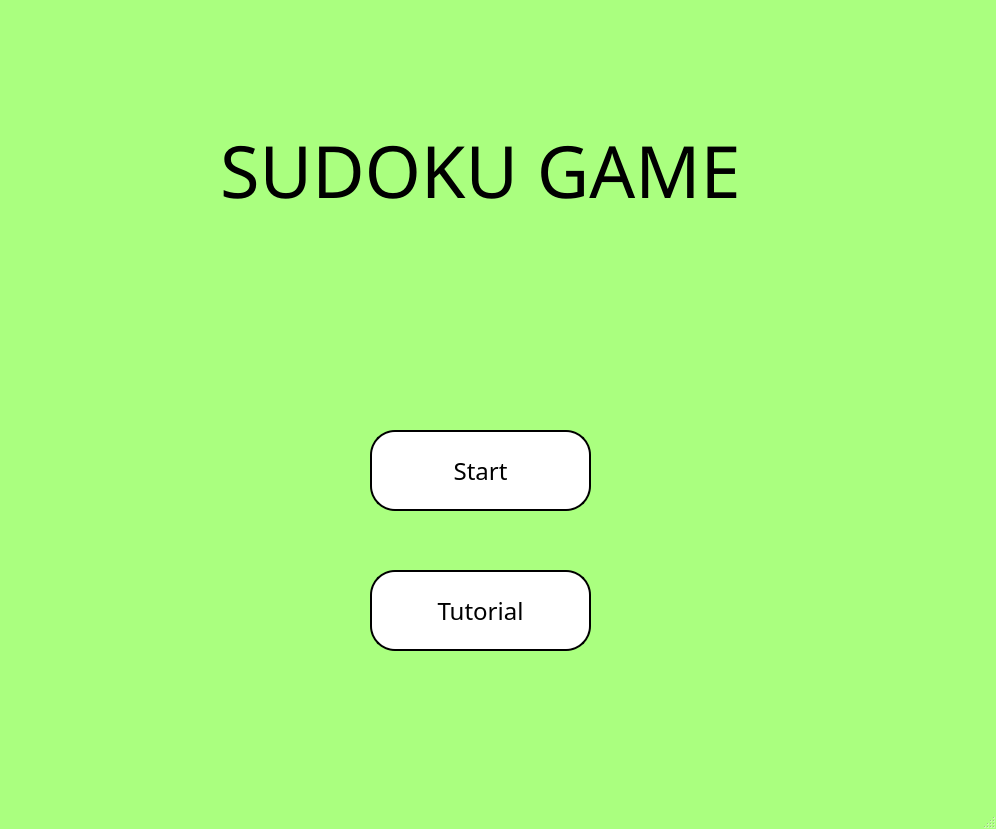
<?xml version="1.0" encoding="UTF-8"?>
<ui version="4.0">
 <class>MainWindow</class>
 <widget class="QMainWindow" name="MainWindow">
  <property name="geometry">
   <rect>
    <x>0</x>
    <y>0</y>
    <width>996</width>
    <height>829</height>
   </rect>
  </property>
  <property name="windowTitle">
   <string>MainWindow</string>
  </property>
  <property name="styleSheet">
   <string notr="true">QMainWindow{
background-color: rgb(170, 255, 127);
}</string>
  </property>
  <widget class="QWidget" name="centralwidget">
   <widget class="QPushButton" name="pushButton_Start">
    <property name="geometry">
     <rect>
      <x>370</x>
      <y>430</y>
      <width>221</width>
      <height>81</height>
     </rect>
    </property>
    <property name="styleSheet">
     <string notr="true">QPushButton {
	selection-color: rgb(0, 0, 0);
	background-color: rgb(255, 255, 255);
	border-width:2px;
	border-style:solid;
	border-color: rgb(0, 0, 0);
	border-radius:25px;
	font:century gothic;
	font-size:24px;
}

QPushButton:hover{
	color: rgb(255, 255, 255);
	background-color: rgb(218, 218, 218);
	border-color: rgb(255, 255, 255);
}

</string>
    </property>
    <property name="text">
     <string>Start</string>
    </property>
   </widget>
   <widget class="QPushButton" name="pushButton_tutorial">
    <property name="geometry">
     <rect>
      <x>370</x>
      <y>570</y>
      <width>221</width>
      <height>81</height>
     </rect>
    </property>
    <property name="styleSheet">
     <string notr="true">QPushButton {
	selection-color: rgb(0, 0, 0);
	background-color: rgb(255, 255, 255);
	border-width:2px;
	border-style:solid;
	border-color: rgb(0, 0, 0);
	border-radius:25px;
	font:century gothic;
	font-size:24px;
}

QPushButton:hover{
	color: rgb(255, 255, 255);
	background-color: rgb(218, 218, 218);
	border-color: rgb(255, 255, 255);
}
</string>
    </property>
    <property name="text">
     <string>Tutorial</string>
    </property>
   </widget>
   <widget class="QLabel" name="label_title">
    <property name="geometry">
     <rect>
      <x>220</x>
      <y>80</y>
      <width>531</width>
      <height>181</height>
     </rect>
    </property>
    <property name="styleSheet">
     <string notr="true">QLabel{
	font:century gothic;
	font-size:72px;
}</string>
    </property>
    <property name="text">
     <string>SUDOKU GAME</string>
    </property>
   </widget>
  </widget>
  <widget class="QStatusBar" name="statusbar"/>
 </widget>
 <resources/>
 <connections/>
</ui>
